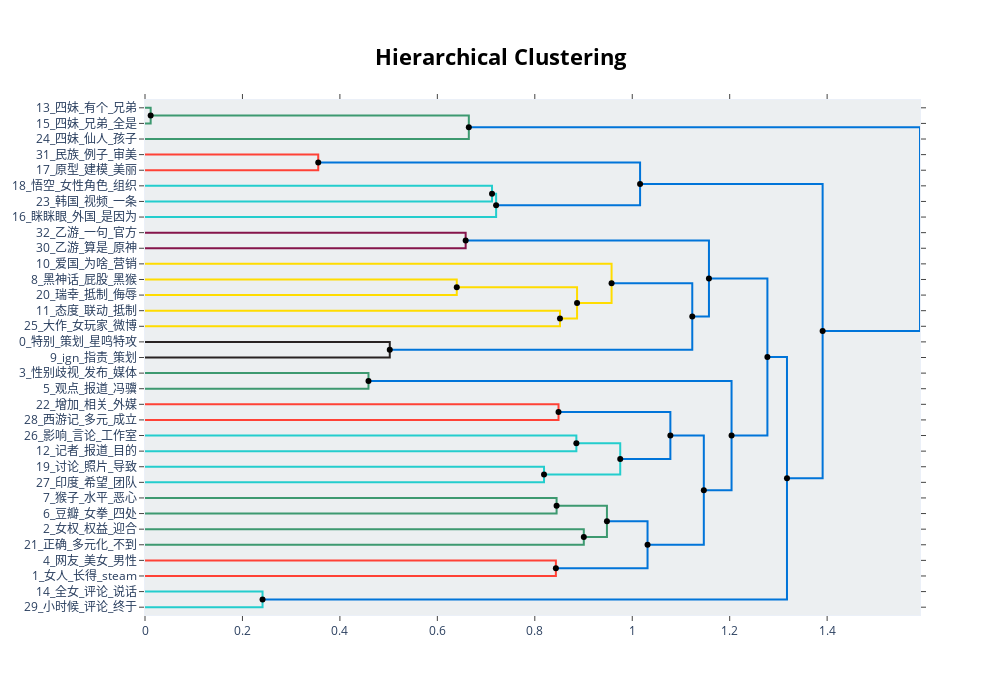

Notebook code cell kept with this figure:
### Markdown cell above
## 4-5 层次聚类 Hierarchical Clustering

### Code cell
custom_distance_func = lambda X: np.maximum(0, 1 - cosine_similarity(X))
hierarchical_topics = best_topic_model.hierarchical_topics(
    docs_tokens,
    distance_function=custom_distance_func
)
fig_hierarchy = best_topic_model.visualize_hierarchy(
    hierarchical_topics=hierarchical_topics,
    distance_function=custom_distance_func
)
fig_hierarchy_filename = f"hierarchical_topics_auto_{suffix}.html"
fig_hierarchy.write_html(fig_hierarchy_filename)
print(f"自动聚类后的层次聚类结果已保存为 {fig_hierarchy_filename}")
fig_hierarchy.show()

### Figure 1 — Plotly figure (JSON) as saved in the notebook; plotly's stock layout.template omitted (floating-point values rounded to 4 significant figures)
{"data": [{"hoverinfo": "text", "marker": {"color": "rgb(61,153,112)"}, "mode": "lines", "text": ["四妹_有个_兄弟_地方_作用", "", "", "四妹_兄弟_全是_地方_有个"], "type": "scatter", "x": [0, 0.01165, 0.01165, 0], "xaxis": "x", "y": [-5, -5, -15, -15], "yaxis": "y"}, {"hoverinfo": "text", "marker": {"color": "rgb(61,153,112)"}, "mode": "lines", "text": ["四妹_兄弟_有个_地方_作用", "", "", "四妹_仙人_孩子_剧情_故事"], "type": "scatter", "x": [0.01165, 0.6646, 0.6646, 0], "xaxis": "x", "y": [-10, -10, -25, -25], "yaxis": "y"}, {"hoverinfo": "text", "marker": {"color": "rgb(255,65,54)"}, "mode": "lines", "text": ["民族_例子_审美_提到_情况", "", "", "原型_建模_美丽_例子_提到"], "type": "scatter", "x": [0, 0.3555, 0.3555, 0], "xaxis": "x", "y": [-35, -35, -45, -45], "yaxis": "y"}, {"hoverinfo": "text", "marker": {"color": "rgb(35,205,205)"}, "mode": "lines", "text": ["悟空_女性角色_组织_ign_审美", "", "", "韩国_视频_一条_外国_西方"], "type": "scatter", "x": [0, 0.7122, 0.7122, 0], "xaxis": "x", "y": [-55, -55, -65, -65], "yaxis": "y"}, {"hoverinfo": "text", "marker": {"color": "rgb(35,205,205)"}, "mode": "lines", "text": ["女性角色_悟空_西方_韩国_视频", "", "", "眯眯眼_外国_是因为_意识_颜值"], "type": "scatter", "x": [0.7122, 0.7206, 0.7206, 0], "xaxis": "x", "y": [-60, -60, -75, -75], "yaxis": "y"}, {"hoverinfo": "text", "marker": {"color": "rgb(0,116,217)"}, "mode": "lines", "text": ["原型_建模_例子_提到_情况", "", "", "外国_眯眯眼_西方_喜欢_是因为"], "type": "scatter", "x": [0.3555, 1.016, 1.016, 0.7206], "xaxis": "x", "y": [-40, -40, -67.5, -67.5], "yaxis": "y"}, {"hoverinfo": "text", "marker": {"color": "rgb(133,20,75)"}, "mode": "lines", "text": ["乙游_一句_官方_玩游戏_男生", "", "", "乙游_算是_原神_玩乙游_乙女游戏"], "type": "scatter", "x": [0, 0.6581, 0.6581, 0], "xaxis": "x", "y": [-85, -85, -95, -95], "yaxis": "y"}, {"hoverinfo": "text", "marker": {"color": "rgb(255,220,0)"}, "mode": "lines", "text": ["黑神话_屁股_黑猴_不配_女籍", "", "", "瑞幸_抵制_侮辱_几年_黑神话"], "type": "scatter", "x": [0, 0.6399, 0.6399, 0], "xaxis": "x", "y": [-115, -115, -125, -125], "yaxis": "y"}, {"hoverinfo": "text", "marker": {"color": "rgb(255,220,0)"}, "mode": "lines", "text": ["态度_联动_抵制_真的_造谣", "", "", "大作_女玩家_微博_选择_发动"], "type": "scatter", "x": [0, 0.8517, 0.8517, 0], "xaxis": "x", "y": [-135, -135, -145, -145], "yaxis": "y"}, {"hoverinfo": "text", "marker": {"color": "rgb(255,220,0)"}, "mode": "lines", "text": ["瑞幸_抵制_黑神话_侮辱_几年", "", "", "态度_联动_抵制_大作_女玩家"], "type": "scatter", "x": [0.6399, 0.8867, 0.8867, 0.8517], "xaxis": "x", "y": [-120, -120, -140, -140], "yaxis": "y"}, {"hoverinfo": "text", "marker": {"color": "rgb(255,220,0)"}, "mode": "lines", "text": ["爱国_为啥_营销_大部分_真的", "", "", "抵制_联动_态度_瑞幸_大作"], "type": "scatter", "x": [0, 0.9576, 0.9576, 0.8867], "xaxis": "x", "y": [-105, -105, -130, -130], "yaxis": "y"}, {"hoverinfo": "text", "marker": {"color": "rgb(40,35,35)"}, "mode": "lines", "text": ["特别_策划_星鸣特攻_赚钱_玩游戏", "", "", "ign_指责_策划_星鸣特攻_特别"], "type": "scatter", "x": [0, 0.5023, 0.5023, 0], "xaxis": "x", "y": [-155, -155, -165, -165], "yaxis": "y"}, {"hoverinfo": "text", "marker": {"color": "rgb(0,116,217)"}, "mode": "lines", "text": ["抵制_真的_联动_为啥_爱国", "", "", "特别_策划_星鸣特攻_赚钱_原因"], "type": "scatter", "x": [0.9576, 1.123, 1.123, 0.5023], "xaxis": "x", "y": [-117.5, -117.5, -160, -160], "yaxis": "y"}, {"hoverinfo": "text", "marker": {"color": "rgb(0,116,217)"}, "mode": "lines", "text": ["乙游_乙女游戏_算是_原神_玩乙游", "", "", "特别_策划_星鸣特攻_游戏_赚钱"], "type": "scatter", "x": [0.6581, 1.157, 1.157, 1.123], "xaxis": "x", "y": [-90, -90, -138.8, -138.8], "yaxis": "y"}, {"hoverinfo": "text", "marker": {"color": "rgb(61,153,112)"}, "mode": "lines", "text": ["性别歧视_发布_媒体_中国_网上", "", "", "观点_报道_冯骥_游戏科学_宣传"], "type": "scatter", "x": [0, 0.4587, 0.4587, 0], "xaxis": "x", "y": [-175, -175, -185, -185], "yaxis": "y"}, {"hoverinfo": "text", "marker": {"color": "rgb(255,65,54)"}, "mode": "lines", "text": ["增加_相关_外媒_几年_未来", "", "", "西游记_多元_成立_神话_玩家"], "type": "scatter", "x": [0, 0.8487, 0.8487, 0], "xaxis": "x", "y": [-195, -195, -205, -205], "yaxis": "y"}, {"hoverinfo": "text", "marker": {"color": "rgb(35,205,205)"}, "mode": "lines", "text": ["影响_言论_工作室_代表_意识", "", "", "记者_报道_目的_国内_想要"], "type": "scatter", "x": [0, 0.8853, 0.8853, 0], "xaxis": "x", "y": [-215, -215, -225, -225], "yaxis": "y"}, {"hoverinfo": "text", "marker": {"color": "rgb(35,205,205)"}, "mode": "lines", "text": ["讨论_照片_导致_政治_世界", "", "", "印度_希望_团队_国外_讨论"], "type": "scatter", "x": [0, 0.819, 0.819, 0], "xaxis": "x", "y": [-235, -235, -245, -245], "yaxis": "y"}, {"hoverinfo": "text", "marker": {"color": "rgb(35,205,205)"}, "mode": "lines", "text": ["记者_社会_言论_影响_报道", "", "", "讨论_印度_照片_希望_导致"], "type": "scatter", "x": [0.8853, 0.9753, 0.9753, 0.819], "xaxis": "x", "y": [-220, -220, -240, -240], "yaxis": "y"}, {"hoverinfo": "text", "marker": {"color": "rgb(0,116,217)"}, "mode": "lines", "text": ["增加_提供_性别_相关_西游记", "", "", "记者_讨论_社会_国外_言论"], "type": "scatter", "x": [0.8487, 1.078, 1.078, 0.9753], "xaxis": "x", "y": [-200, -200, -230, -230], "yaxis": "y"}, {"hoverinfo": "text", "marker": {"color": "rgb(61,153,112)"}, "mode": "lines", "text": ["猴子_水平_恶心_脸模_关系", "", "", "豆瓣_女拳_四处_黑神话悟空_哈哈哈哈"], "type": "scatter", "x": [0, 0.8447, 0.8447, 0], "xaxis": "x", "y": [-255, -255, -265, -265], "yaxis": "y"}, {"hoverinfo": "text", "marker": {"color": "rgb(61,153,112)"}, "mode": "lines", "text": ["女权_权益_迎合_不想_互联网", "", "", "正确_多元化_不到_成功_刻板"], "type": "scatter", "x": [0, 0.9006, 0.9006, 0], "xaxis": "x", "y": [-275, -275, -285, -285], "yaxis": "y"}, {"hoverinfo": "text", "marker": {"color": "rgb(61,153,112)"}, "mode": "lines", "text": ["豆瓣_女拳_四处_猴子_水平", "", "", "女权_尊重_权益_迎合_不想"], "type": "scatter", "x": [0.8447, 0.9481, 0.9481, 0.9006], "xaxis": "x", "y": [-260, -260, -280, -280], "yaxis": "y"}, {"hoverinfo": "text", "marker": {"color": "rgb(255,65,54)"}, "mode": "lines", "text": ["网友_美女_男性_真人_符合", "", "", "女人_长得_steam_展开_美女"], "type": "scatter", "x": [0, 0.8433, 0.8433, 0], "xaxis": "x", "y": [-295, -295, -305, -305], "yaxis": "y"}, {"hoverinfo": "text", "marker": {"color": "rgb(0,116,217)"}, "mode": "lines", "text": ["女权_四处_豆瓣_尊重_女拳", "", "", "美女_女人_长得_steam_展开"], "type": "scatter", "x": [0.9481, 1.031, 1.031, 0.8433], "xaxis": "x", "y": [-270, -270, -300, -300], "yaxis": "y"}, {"hoverinfo": "text", "marker": {"color": "rgb(0,116,217)"}, "mode": "lines", "text": ["记者_讨论_报道_社会_国外", "", "", "美女_女人_女权_尊重_女性"], "type": "scatter", "x": [1.078, 1.147, 1.147, 1.031], "xaxis": "x", "y": [-215, -215, -285, -285], "yaxis": "y"}, {"hoverinfo": "text", "marker": {"color": "rgb(0,116,217)"}, "mode": "lines", "text": ["性别歧视_发布_游戏科学_中国_关注", "", "", "美女_女人_女权_女性_网友"], "type": "scatter", "x": [0.4587, 1.204, 1.204, 1.147], "xaxis": "x", "y": [-180, -180, -250, -250], "yaxis": "y"}, {"hoverinfo": "text", "marker": {"color": "rgb(0,116,217)"}, "mode": "lines", "text": ["特别_策划_星鸣特攻_玩游戏_游戏", "", "", "报道_美女_女人_女权_中国"], "type": "scatter", "x": [1.157, 1.277, 1.277, 1.204], "xaxis": "x", "y": [-114.4, -114.4, -215, -215], "yaxis": "y"}, {"hoverinfo": "text", "marker": {"color": "rgb(35,205,205)"}, "mode": "lines", "text": ["全女_评论_说话_工作室_十年", "", "", "小时候_评论_终于_十年_作者"], "type": "scatter", "x": [0, 0.2412, 0.2412, 0], "xaxis": "x", "y": [-315, -315, -325, -325], "yaxis": "y"}, {"hoverinfo": "text", "marker": {"color": "rgb(0,116,217)"}, "mode": "lines", "text": ["游戏_女性_星鸣特攻_特别_策划", "", "", "评论_十年_全女_小时候_作者"], "type": "scatter", "x": [1.277, 1.318, 1.318, 0.2412], "xaxis": "x", "y": [-164.7, -164.7, -320, -320], "yaxis": "y"}, {"hoverinfo": "text", "marker": {"color": "rgb(0,116,217)"}, "mode": "lines", "text": ["原型_建模_西方_外国_女性角色", "", "", "游戏_女性_星鸣特攻_玩家_黑神话"], "type": "scatter", "x": [1.016, 1.391, 1.391, 1.318], "xaxis": "x", "y": [-53.75, -53.75, -242.3, -242.3], "yaxis": "y"}, {"hoverinfo": "text", "marker": {"color": "rgb(0,116,217)"}, "mode": "lines", "text": ["四妹_兄弟_有个_地方_作用", "", "", "游戏_女性_玩家_黑神话_有人"], "type": "scatter", "x": [0.6646, 1.591, 1.591, 1.391], "xaxis": "x", "y": [-17.5, -17.5, -148.0, -148.0], "yaxis": "y"}, {"hoverinfo": "text", "hovertext": ["四妹_兄弟_有个_地方_作用", "女性角色_悟空_西方_韩国_视频", "原型_建模_例子_提到_情况", "瑞幸_抵制_黑神话_侮辱_几年", "抵制_真的_联动_为啥_爱国", "乙游_乙女游戏_算是_原神_玩乙游", "记者_社会_言论_影响_报道", "增加_提供_性别_相关_西游记", "豆瓣_女拳_四处_猴子_水平", "女权_四处_豆瓣_尊重_女拳", "记者_讨论_报道_社会_国外", "性别歧视_发布_游戏科学_中国_关注", "特别_策划_星鸣特攻_玩游戏_游戏", "游戏_女性_星鸣特攻_特别_策划", "原型_建模_西方_外国_女性角色", "四妹_兄弟_有个_地方_作用"], "marker": {"color": "black"}, "mode": "markers", "showlegend": false, "type": "scatter", "x": [0.01165, 0.7122, 0.3555, 0.6399, 0.9576, 0.6581, 0.8853, 0.8487, 0.8447, 0.9481, 1.078, 0.4587, 1.157, 1.277, 1.016, 0.6646], "y": [-10, -60, -40, -120, -117.5, -90, -220, -200, -260, -270, -215, -180, -114.4, -164.7, -53.75, -17.5]}, {"hoverinfo": "text", "hovertext": ["外国_眯眯眼_西方_喜欢_是因为", "态度_联动_抵制_大作_女玩家", "抵制_联动_态度_瑞幸_大作", "特别_策划_星鸣特攻_赚钱_原因", "特别_策划_星鸣特攻_游戏_赚钱", "讨论_印度_照片_希望_导致", "记者_讨论_社会_国外_言论", "女权_尊重_权益_迎合_不想", "美女_女人_长得_steam_展开", "美女_女人_女权_尊重_女性", "美女_女人_女权_女性_网友", "报道_美女_女人_女权_中国", "评论_十年_全女_小时候_作者", "游戏_女性_星鸣特攻_玩家_黑神话", "游戏_女性_玩家_黑神话_有人"], "marker": {"color": "black"}, "mode": "markers", "showlegend": false, "type": "scatter", "x": [0.7206, 0.8517, 0.8867, 0.5023, 1.123, 0.819, 0.9753, 0.9006, 0.8433, 1.031, 1.147, 1.204, 0.2412, 1.318, 1.391], "y": [-67.5, -140, -130, -160, -138.8, -240, -230, -280, -300, -285, -250, -215, -320, -242.3, -148.0]}], "layout": {"autosize": false, "height": 695, "hoverlabel": {"bgcolor": "white", "font": {"family": "Rockwell", "size": 16}}, "hovermode": "closest", "plot_bgcolor": "#ECEFF1", "showlegend": false, "title": {"font": {"color": "Black", "size": 22}, "text": "<b>Hierarchical Clustering</b>", "x": 0.5, "xanchor": "center", "yanchor": "top"}, "width": 1000, "xaxis": {"mirror": "allticks", "rangemode": "tozero", "showgrid": false, "showline": true, "showticklabels": true, "ticks": "outside", "type": "linear", "zeroline": false}, "yaxis": {"mirror": "allticks", "range": [-330, 0], "rangemode": "tozero", "showgrid": false, "showline": true, "showticklabels": true, "tickmode": "array", "ticks": "outside", "ticktext": ["13_四妹_有个_兄弟", "15_四妹_兄弟_全是", "24_四妹_仙人_孩子", "31_民族_例子_审美", "17_原型_建模_美丽", "18_悟空_女性角色_组织", "23_韩国_视频_一条", "16_眯眯眼_外国_是因为", "32_乙游_一句_官方", "30_乙游_算是_原神", "10_爱国_为啥_营销", "8_黑神话_屁股_黑猴", "20_瑞幸_抵制_侮辱", "11_态度_联动_抵制", "25_大作_女玩家_微博", "0_特别_策划_星鸣特攻", "9_ign_指责_策划", "3_性别歧视_发布_媒体", "5_观点_报道_冯骥", "22_增加_相关_外媒", "28_西游记_多元_成立", "26_影响_言论_工作室", "12_记者_报道_目的", "19_讨论_照片_导致", "27_印度_希望_团队", "7_猴子_水平_恶心", "6_豆瓣_女拳_四处", "2_女权_权益_迎合", "21_正确_多元化_不到", "4_网友_美女_男性", "1_女人_长得_steam", "14_全女_评论_说话", "29_小时候_评论_终于"], "tickvals": [-5, -15, -25, -35, -45, -55, -65, -75, -85, -95, -105, -115, -125, -135, -145, -155, -165, -175, -185, -195, -205, -215, -225, -235, -245, -255, -265, -275, -285, -295, -305, -315, -325], "type": "linear", "zeroline": false}}}
